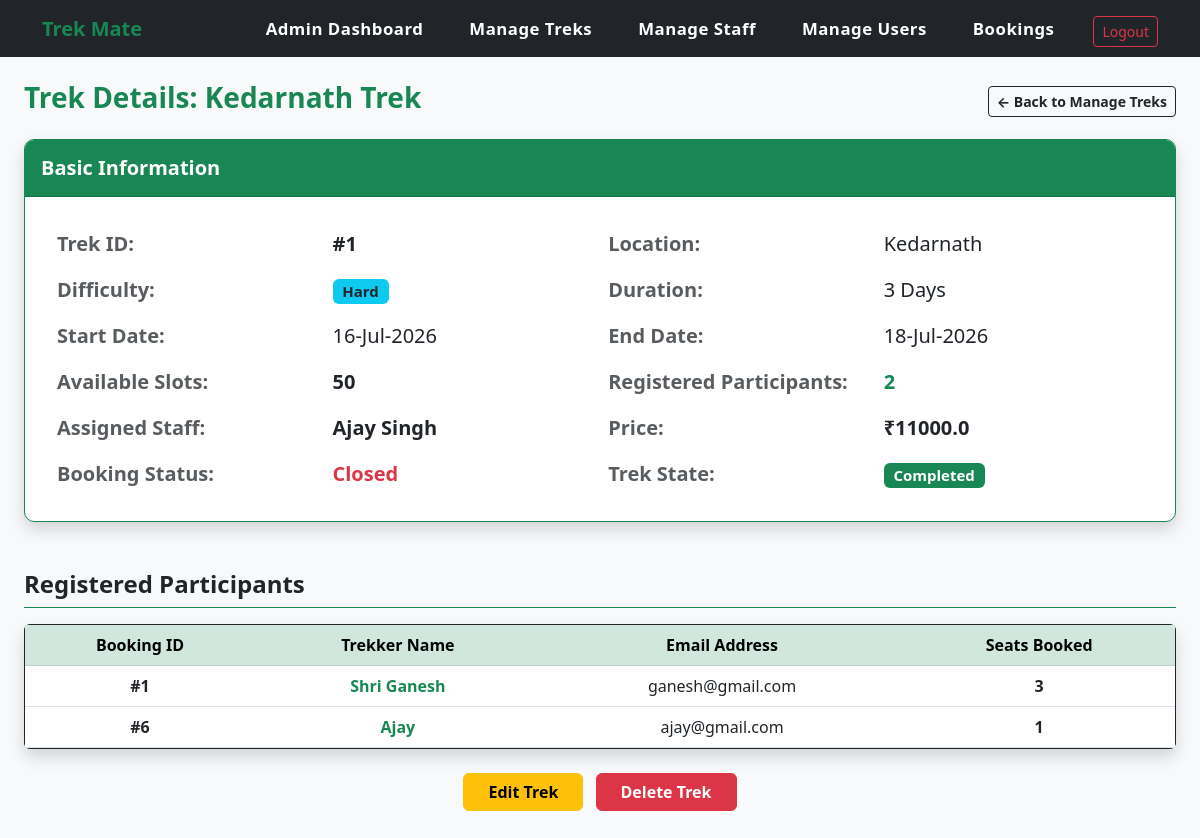
/admin/trek_details/1 (signed in), run on the app's committed database.
### app.py (models this page shows)
class Trek(db.Model):
    __tablename__ = 'trekmate_treks'
    id = db.Column(db.Integer, primary_key=True)
    name = db.Column(db.String(100), nullable=False)
    location = db.Column(db.String(100), nullable=False)
    state = db.Column(db.String(50), nullable=False)
    country = db.Column(db.String(50), nullable=False, default='India')
    description = db.Column(db.Text, nullable=True)
    duration = db.Column(db.Integer, nullable=False)
    difficulty = db.Column(db.String(20), nullable=False)
    available_slots = db.Column(db.Integer, nullable=False)
    requested_slots = db.Column(db.Integer, nullable=True)
    price = db.Column(db.Float, nullable=False, default=0.0)
    status = db.Column(db.String(15), nullable=False, default='Upcoming')
    start_date = db.Column(db.Date, nullable=False)
    end_date = db.Column(db.Date, nullable=False)
    staff_id = db.Column(db.Integer, db.ForeignKey('trekmate_staff.id'))
    bookings = db.relationship('Booking', backref='trek', lazy=True)

class User(db.Model):
    __tablename__ = 'trekmate_user'
    id = db.Column(db.Integer, primary_key=True)
    username = db.Column(db.String(60), unique=True, nullable=False)
    email = db.Column(db.String(100), unique=True, nullable=False)
    password = db.Column(db.String(120), nullable=False)
    role = db.Column(db.String(10), nullable=False, default='trekker')
    status = db.Column(db.String(15), default='Active')
    full_name = db.Column(db.String(120))
    phone_number = db.Column(db.String(20), default="")
    gender = db.Column(db.String(10))
    date_of_birth = db.Column(db.Date)
    city = db.Column(db.String(50))
    state = db.Column(db.String(50))
    bio = db.Column(db.Text, default="")
    staff_profile = db.relationship('StaffProfile', backref='user', uselist=False, cascade="all, delete-orphan")
    bookings = db.relationship('Booking', backref='user', lazy=True)

class Booking(db.Model):
    __tablename__ = 'trekmate_booking'
    id = db.Column(db.Integer, primary_key=True)
    trek_id = db.Column(db.Integer, db.ForeignKey('trekmate_treks.id'), nullable=False)
    user_id = db.Column(db.Integer, db.ForeignKey('trekmate_user.id'), nullable=False)
    seats_booked = db.Column(db.Integer, nullable=False)
    total_price = db.Column(db.Float, nullable=False)
    booking_date = db.Column(db.DateTime, default=datetime.utcnow)
    booking_status = db.Column(db.String(15), default='Confirmed')

### app.py (the view)
@app.route("/admin/trek_details/<int:trek_id>")
def trek_details(trek_id):
    if session.get('user_id') == None or session.get('role') != 'admin':
        return redirect(url_for('login'))
    trek = Trek.query.get(trek_id)
    if trek == None:
        flash("Trek not found!", "error")
        return redirect(url_for('manage_treks'))
    return render_template("trek_details.html", trek=trek, today=date.today())

### templates/trek_details.html
{% extends 'base.html' %}
{% block content %}
<div class="row mb-3 align-items-center">
    <div class="col-md-8">
        <h3 class="text-success fw-bold">Trek Details: {{ trek.name }}</h3>
    </div>
    <div class="col-md-4 text-end">
        <a href="{{ url_for('manage_treks') }}" class="btn btn-outline-dark btn-sm fw-bold">← Back to Manage Treks</a>
    </div>
</div>
<div class="card shadow border-success mb-5" style="border-radius: 10px; overflow: hidden;">
    <div class="card-header bg-success text-white py-3">
        <h5 class="mb-0 fw-bold">Basic Information</h5>
    </div>
    <div class="card-body p-4">
        <table class="table table-borderless table-hover mb-0 fs-5">
            <tbody>
                <tr>
                    <th class="text-muted w-25">Trek ID:</th>
                    <td class="fw-bold">#{{ trek.id }}</td>
                    <th class="text-muted w-25">Location:</th>
                    <td>{{ trek.location }}</td>
                </tr>
                <tr>
                    <th class="text-muted">Difficulty:</th>
                    <td><span class="badge bg-info text-dark">{{ trek.difficulty | default('N/A') }}</span></td>
                    <th class="text-muted">Duration:</th>
                    <td>{{ trek.duration }} Days</td>
                </tr>
                <tr>
                    <th class="text-muted">Start Date:</th>
                    <td>{{ trek.start_date.strftime('%d-%b-%Y') }}</td>
                    <th class="text-muted">End Date:</th>
                    <td>{{ trek.end_date.strftime('%d-%b-%Y') }}</td>
                </tr>
                <tr>
                    <th class="text-muted">Available Slots:</th>
                    <td class="fw-bold">{{ trek.available_slots }}</td>
                    <th class="text-muted">Registered Participants:</th>
                    <td class="fw-bold text-success">{{ trek.bookings|length }}</td>
                </tr>
                <tr>
                    <th class="text-muted">Assigned Staff:</th>
                    <td class="fw-bold">
                        {% if trek.staff %}
                            {{ trek.staff.user.username }}
                        {% else %}
                            <span class="text-danger">Not Assigned</span>
                        {% endif %}
                    </td>
                    <th class="text-muted">Price:</th>
                    <td class="fw-bold">₹{{ trek.price }}</td>
                </tr>
                <tr>
                    <th class="text-muted">Booking Status:</th>
                    <td colspan="1">
                        {% if trek.status == 'Upcoming' and trek.available_slots > 0 %}
                            <span class="text-success fw-bold">Open</span>
                        {% elif trek.status == 'Upcoming' and trek.available_slots == 0 %}
                            <span class="text-danger fw-bold">Sold Out</span>
                        {% else %}
                            <span class="text-danger fw-bold">Closed</span>
                        {% endif %}
                    </td>
                    <th class="text-muted">Trek State:</th>
                    <td>
                        <span class="badge bg-success">{{ trek.status }}</span>
                    </td>
                </tr>
            </tbody>
        </table>
    </div>
</div>
<h4 class="text-dark fw-bold mb-3 border-bottom border-success pb-2">Registered Participants</h4>
<div class="card shadow border-dark mb-4">
    <div class="card-body p-0 table-responsive">
        {% if trek.bookings %}
            <table class="table table-hover mb-0 text-center align-middle">
                <thead class="table-success">
                    <tr>
                        <th>Booking ID</th>
                        <th>Trekker Name</th>
                        <th>Email Address</th>
                        <th>Seats Booked</th>
                    </tr>
                </thead>
                <tbody>
                    {% for booking in trek.bookings if booking.booking_status == 'Confirmed' %}
                    <tr>
                        <td class="fw-bold">#{{ booking.id }}</td>
                        <td class="fw-bold text-success">{{ booking.user.username }}</td>
                        <td>{{ booking.user.email }}</td>
                        <td class="fw-bold">{{ booking.seats_booked }}</td>
                    </tr>
                    {% endfor %}
                </tbody>
            </table>
        {% else %}
            <div class="alert alert-light text-center m-3 p-4 border text-muted">
                <h5 class="fw-bold mb-1">No Participants Registered Yet</h5>
            </div>
        {% endif %}
    </div>
</div>
<div class="text-center mt-4 mb-5">
    {% if trek.end_date >= today %}
        <a href="{{ url_for('edit_trek', trek_id=trek.id) }}" class="btn btn-warning px-4 fw-bold me-2">Edit Trek</a>
    {% else %}
        <button class="btn btn-secondary px-4 fw-bold me-2" disabled >Edit Trek</button>
    {% endif %}
    <a href="{{ url_for('delete_trek', trek_id=trek.id) }}" class="btn btn-danger px-4 fw-bold" onclick="return confirm('Are you sure you want to delete this trek?');">Delete Trek</a>
</div>
{% endblock %}

### data on the page
Trek: name "Kedarnath Trek", id "1", location "Kedarnath", difficulty "Hard", duration "3", start_date "16-Jul-2026", end_date "18-Jul-2026", available_slots "50", price "11000.0", status "Completed"
User: staff.user.username "Ajay Singh"
Booking: id "1", user.username "Shri Ganesh", user.email "ganesh@gmail.com", seats_booked "3"
Booking: id "6", user.username "Ajay", user.email "ajay@gmail.com", seats_booked "1"

### other printed values
{{ trek.bookings|length }} "2"
